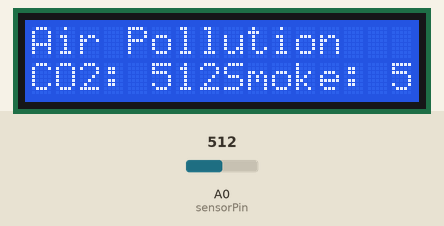
This sketch was run on a simulated Arduino Uno, built with avr-gcc and run on an emulated ATmega328P. Parts: 16×2 character LCD. Inputs (shaded band) come from the test bench; at power-on: A0 (sensorPin) = 512. What the sketch prints to the serial monitor is not drawn.

Above: at 1.2 s.
1.3 s: A0 (sensorPin) set to 490
At 2.7 s:
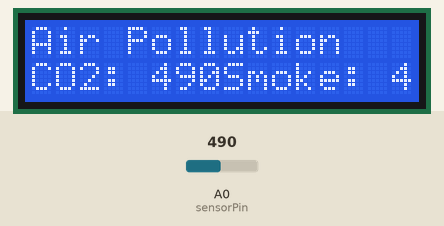
3.6 s: A0 (sensorPin) set to 510
At 4.6 s:
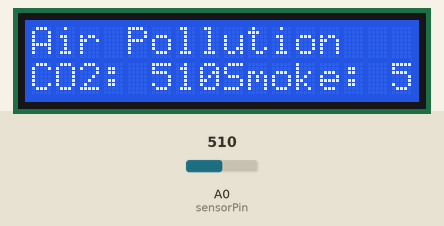
5.6 s: A0 (sensorPin) set to 306
At 6.6 s:
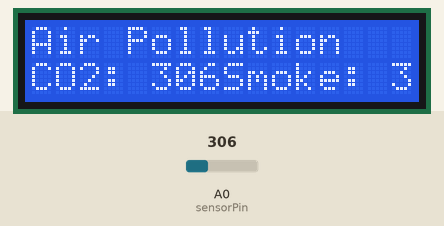
Timing chart, 0 to 8.6 s (numbered marks = the images above; inputs shaded):
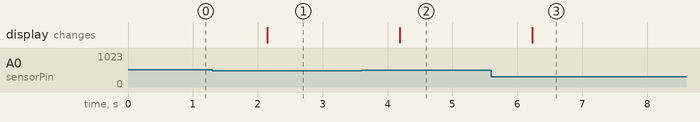

Measured:
- after the input at 1.3 s, the display: changes after 0.84 s (image 1)
- after the input at 3.6 s, the display: changes after 0.59 s (image 2)
- after the input at 5.6 s, the display: changes after 0.63 s (image 3)

The sketch:

Air_pollution_monitoring_system.ino
```cpp
// Libraries for the sensor and LCD display (if used)
#include <Wire.h>
#include <LiquidCrystal_I2C.h>

// Pin connections for the sensor
const int sensorPin = A0;

// Threshold values for air pollution
const int thresholdCO2 = 500; // Example threshold for CO2 concentration
const int thresholdSmoke = 100; // Example threshold for smoke concentration

// Variables to store air pollution readings
int CO2Level = 0;
int smokeLevel = 0;

// LCD display object (if used)
LiquidCrystal_I2C lcd(0x27, 16, 2);// Change the address and dimensions as per your LCD module

void setup() {
  // Initialize serial communication
  Serial.begin(9600);

  // Initialize LCD display (if used)
  lcd.begin();
  lcd.print("Air Pollution");

  // Sensor calibration (if required)
  // Uncomment and adjust the values as needed
  // sensorCalibration();
}

void loop() {
  // Read sensor values
  CO2Level = analogRead(sensorPin);
  smokeLevel = analogRead(sensorPin); // Adjust pin connection if using a different sensor

  // Print sensor readings to serial monitor
  Serial.print("CO2 Level: ");
  Serial.println(CO2Level);
  Serial.print("Smoke Level: ");
  Serial.println(smokeLevel);

  // Display sensor readings on LCD (if used)
  lcd.setCursor(0, 1);
  lcd.print("CO2: ");
  lcd.print(CO2Level);
  lcd.setCursor(8, 1);
  lcd.print("Smoke: ");
  lcd.print(smokeLevel);

  // Check if pollution levels exceed thresholds
  if (CO2Level > thresholdCO2) {
    Serial.println("High CO2 Level Detected!");
    // Perform actions or trigger alarms accordingly
  }

  if (smokeLevel > thresholdSmoke) {
    Serial.println("High Smoke Level Detected!");
    // Perform actions or trigger alarms accordingly
  }

  // Delay between readings
  delay(1000);
}

// Sensor calibration function (if required)
void sensorCalibration() {
  // Perform calibration steps for the sensor
  // Adjust the calibration values to match your sensor behavior
}
```
